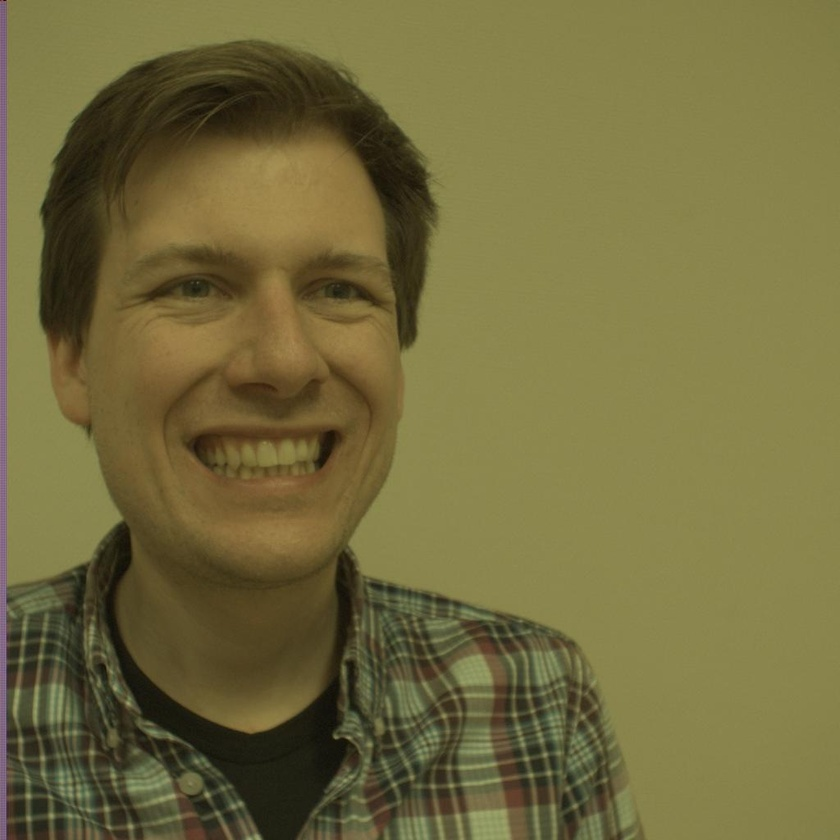
%> input picture Computer Vision Project/code/test/subject1_Left_1.jpg, 840 x 840 px, shrunk from 1024 x 1024 before the run
$ octave --eval "result = k_means_segment(imread('../test/subject1_Left_1.jpg'));"   (GNU Octave 9; MATLAB toolbox functions it lacks are replaced by stand-ins)
%> lines starting %> are read from the running program, lines starting %| are printed output that depends on the picture; in (x1, y1, x2, y2) boxes, pixels count from 0 and x2, y2 are one past the last pixel; in counts of white or black regions, pixels touching at a corner belong together; the program's own positions count from 1
function [segmentedImage] = k_means_segment(im)
% This function is based on the Matlab Example:
%   'Color-Based Segmentation Using K-Means Clustering'
% This example can be opened with the command
%   openExample('images/KMeansSegmentationExample')

%% Convert Image from RGB Color Space to L*a*b* Color Space
lab_face = rgb2lab(im);  % Convert image to L*a*b* color space
%> lab_face: size 840x840x3 double; mean of channels 1, 2, 3 44.8, -3.9, 26.3

%% Classify the Colors in 'a*b*' Space Using K-Means Clustering
ab = lab_face(:,:,2:3);  % Extract tha a*b* values
nrows = size(ab,1);
ncols = size(ab,2);
ab = reshape(ab,nrows*ncols,2);
nColors = 3;             % Skin colour, hair colour, background colour
n = 3;                   % Repeat clustering n times to avoid local minima

% Run k-means clustering algorithm
[cluster_idx, cluster_center]= kmeans(ab,nColors,'Distance', ...
    'sqeuclidean', 'Replicates', n);
%> cluster_center = [-6.84 30.56; 1.97 27.85; -2.04 14.03]

%% Label Every Pixel in the Image Using the Results from KMEANS
pixel_labels = reshape(cluster_idx,nrows,ncols);
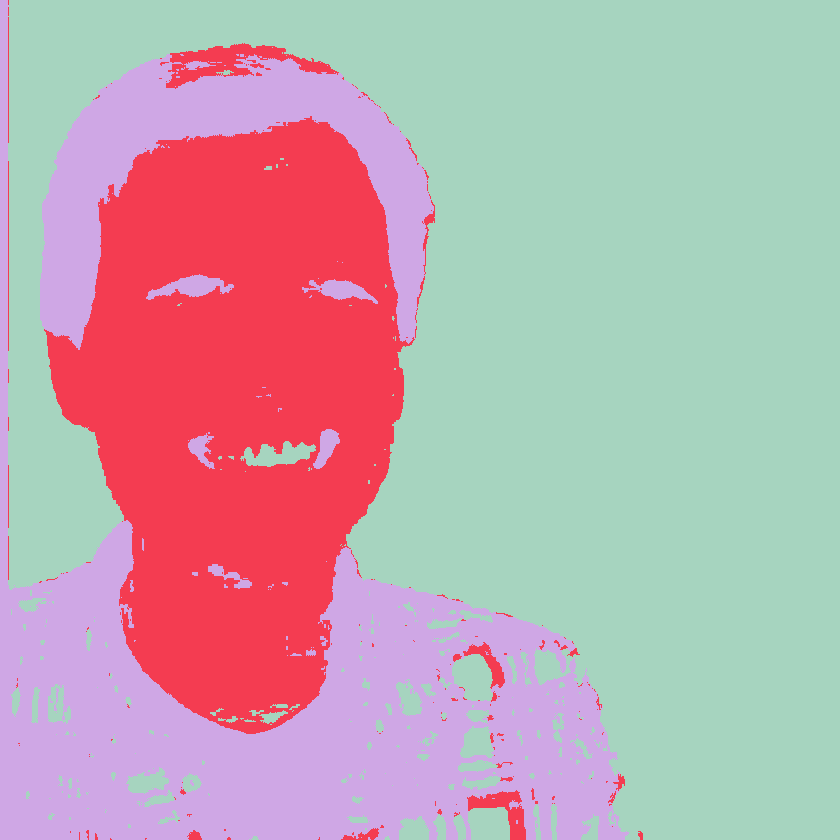
%> pixel_labels: size 840x840 double; 3 distinct labels, from 1 to 3; one colour per label, 0 black
%imshow(pixel_labels,[]), title('image labeled by cluster index');

%% Create Images that Segment the Face Image by Color.
segmented_images = cell(1,nColors);
rgb_label = repmat(pixel_labels,[1 1 3]);
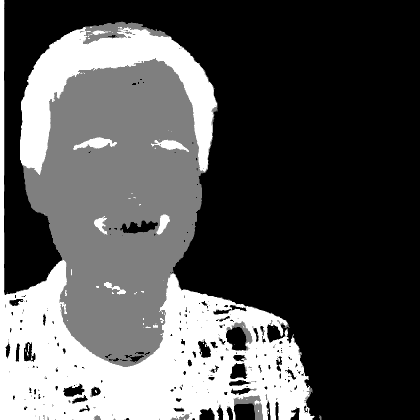
%> rgb_label: size 840x840x3 double (shown at 1/2 size); min 1, max 3, mean 1.66; drawn with min black and max white

for k = 1:nColors
    color = im;
    color(rgb_label ~= k) = 0;
    segmented_images{k} = color;
    %figure;
    %imshow(segmented_images{k}), title(['objects in cluster ' num2str(k)]);
end
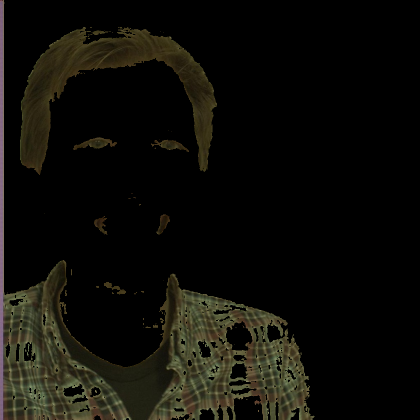
%> color: size 840x840x3 uint8 (shown at 1/2 size); mean R, G, B 14.7, 13.8, 8.9
%> after the loop, segmented_images = 3 items

%% Segment the Face into a Separate Image
% Sort the clusters based on mean values
mean_cluster_value = mean(cluster_center,2);
%> mean_cluster_value = [11.86; 14.91; 5.99]
[~, idx] = sort(mean_cluster_value);
%> idx = [3; 1; 2]
skin_cluster_num = idx(3);
%> skin_cluster_num = 2

L = lab_face(:,:,1);                      % Extract the L* values
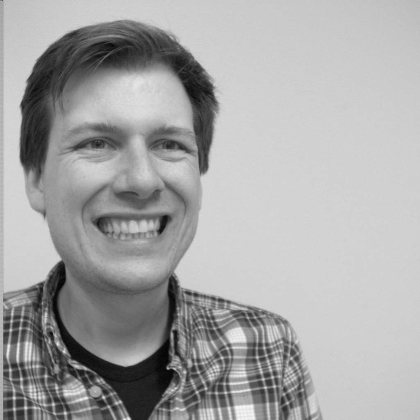
%> L: size 840x840 double (shown at 1/2 size); min 3.71, max 66.6, mean 44.8; drawn with min black and max white
skin_idx = find(pixel_labels == skin_cluster_num);
%> skin_idx = 153239 values from 6721 to 540120
L_skin = L(skin_idx);
is_light_skin = imbinarize(rescale(L_skin));
%> is_light_skin = 153239 logical values, 83726 true

face_labels = repmat(uint8(0),[nrows ncols]);
face_labels(skin_idx(is_light_skin==false)) = 1;
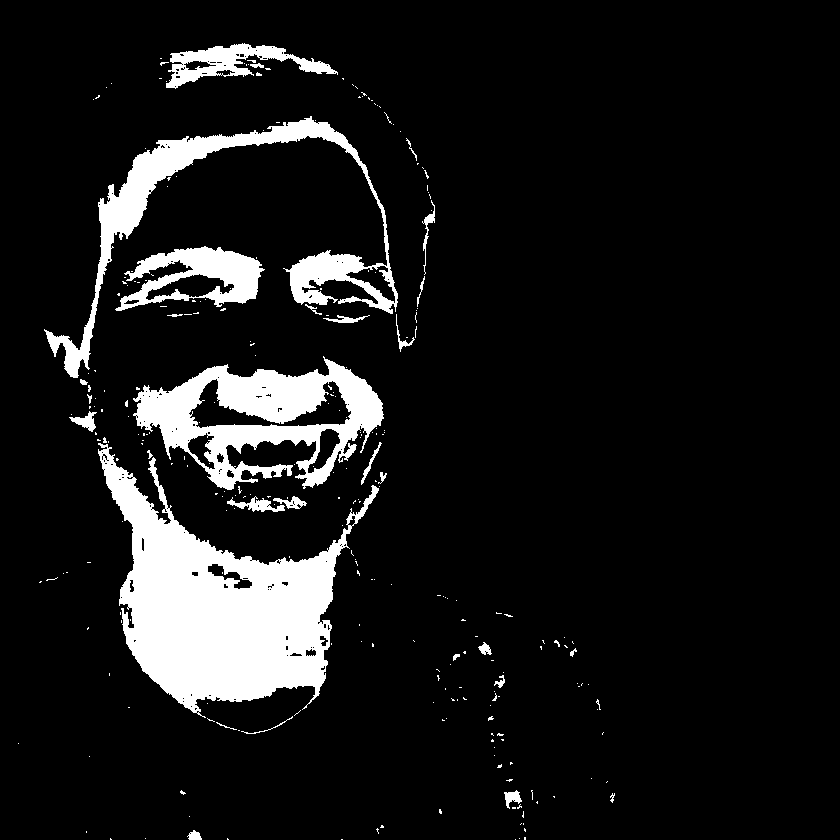
%> face_labels: size 840x840 uint8; values 0 (black) and 1 (white), 9.9% white; 277 white regions (247 under 20 px), largest, box (x1, y1, x2, y2) and area: (98, 443, 379, 718) 31826, (133, 356, 384, 490) 15020, (44, 116, 398, 378) 11839
face_labels = repmat(face_labels,[1 1 3]);

face = im;
%> face is the input picture: size 840x840x3 uint8; mean R, G, B 115.2, 107.6, 62.1
face(face_labels ~= 1) = 0;               % Enhancing face
face_masked = face | segmented_images{3}; % Make binary mask
face_masked = face_masked(:,:,1);         % Resize to two-dimensional
%> face_masked: size 840x840 logical; 32.1% white; 138 white regions (122 under 20 px), largest, box (x1, y1, x2, y2) and area: (0, 0, 629, 840) 148423, (40, 43, 435, 378) 54429, (133, 356, 384, 490) 16072

% Perform morphological operations to isolate the face
% The operations performed here were found by trial-and-error
% They gave generally acceptable results for the different subjects
seed = imerode(face_masked,strel('disk',12));
%> seed: size 840x840 logical; 14.1% white; 36 white regions (14 under 20 px), largest, box (x1, y1, x2, y2) and area: (28, 491, 365, 840) 52731, (51, 56, 424, 349) 31747, (0, 699, 134, 840) 5566
face_masked = imreconstruct(seed,face_masked);
%> face_masked: size 840x840 logical; 31.8% white; 4 white regions, box (x1, y1, x2, y2) and area: (0, 0, 629, 840) 148423, (40, 43, 435, 378) 54429, (133, 356, 384, 490) 16072, (115, 246, 265, 311) 5652
face_masked = imopen(face_masked, strel('disk',10));
%> face_masked: size 840x840 logical; 27.4% white; 13 white regions, largest, box (x1, y1, x2, y2) and area: (0, 479, 470, 840) 111484, (40, 45, 435, 362) 49615, (488, 681, 615, 840) 9471
face_masked = imclose(face_masked, strel('disk',40));
%> face_masked: size 840x840 logical; 35.3% white; 1 white region, box (x1, y1, x2, y2) and area: (0, 45, 625, 840) 248865
seed = imerode(face_masked,strel('disk',24));
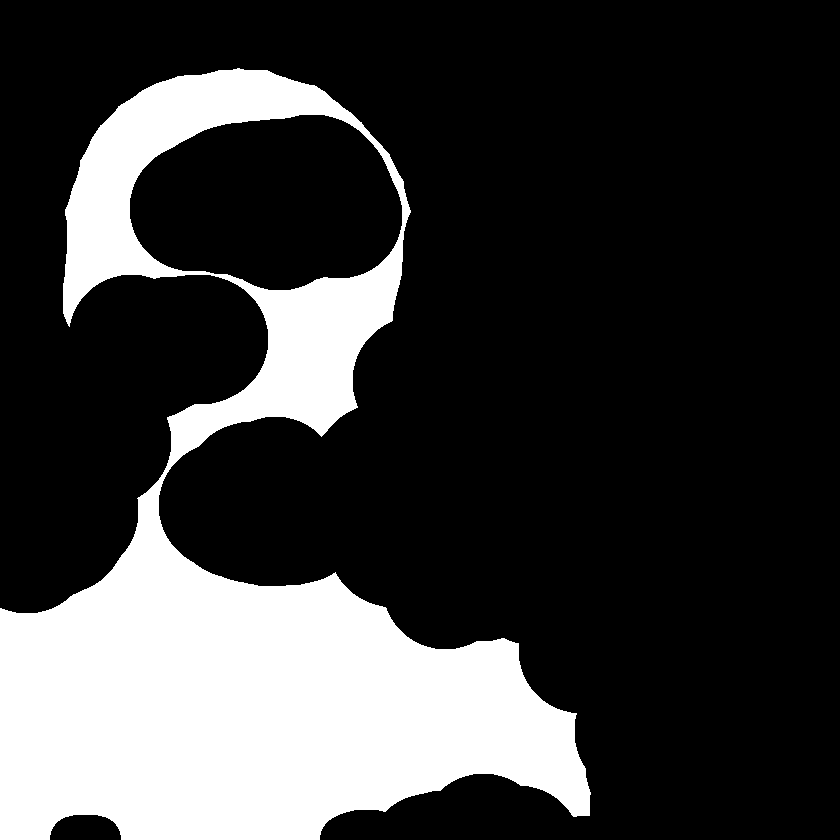
%> seed: size 840x840 logical; 23.6% white; 1 white region, box (x1, y1, x2, y2) and area: (0, 68, 591, 840) 166365
face_masked = imreconstruct(seed,face_masked);
segmentedImage = face_masked;

figure; imshow(face_masked), title('face_b');
end

$ run again, on Computer Vision Project/code/test/subject2_Left_1.jpg
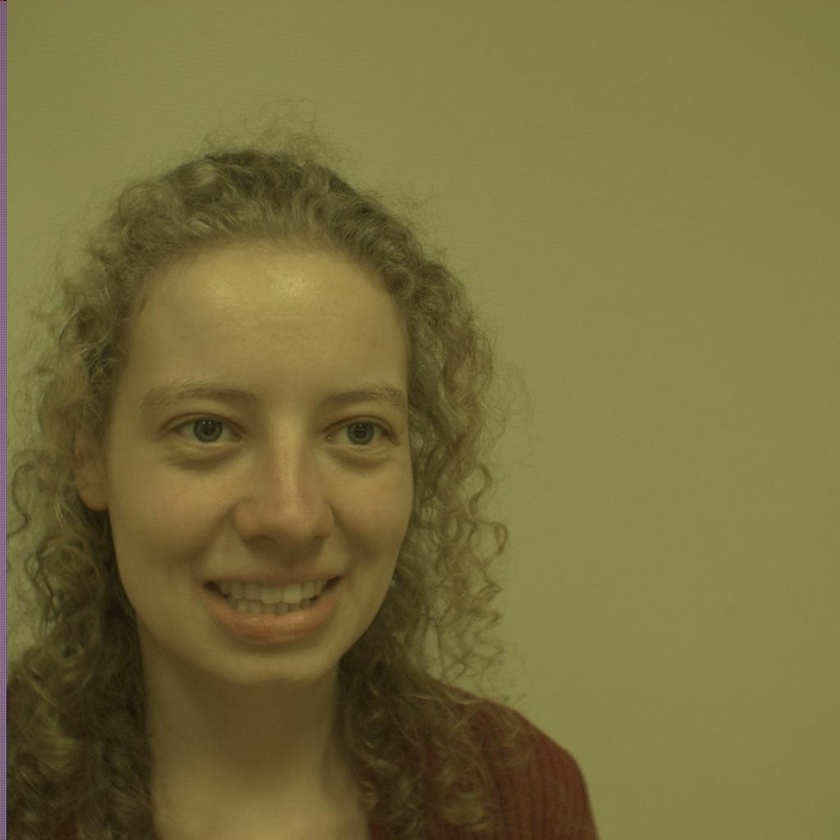
%> input picture Computer Vision Project/code/test/subject2_Left_1.jpg, 840 x 840 px, shrunk from 1024 x 1024 before the run
%> lab_face: size 840x840x3 double; mean of channels 1, 2, 3 46, -3.3, 28.2
%> cluster_center = [-5.47 30.86; 13.71 -7.68; 1.35 22.85]
%> pixel_labels: size 840x840 double; 3 distinct labels, from 1 to 3
%> after the loop in k_means_segment, `for k = 1:nColors`:
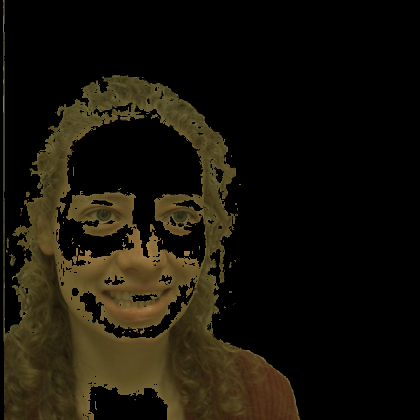
%> color: size 840x840x3 uint8 (shown at 1/2 size); mean R, G, B 24, 19.7, 9.8
%> after the loop in k_means_segment, `for k = 1:nColors`: segmented_images = 3 items
%> mean_cluster_value = [12.69; 3.02; 12.1]
%> idx = [2; 3; 1]
%> skin_cluster_num = 1
%> skin_idx = 495713 values from 6769 to 705600
%> is_light_skin = 495713 logical values, 431619 true
%> in k_means_segment, face is the input picture: size 840x840x3 uint8; mean R, G, B 119.6, 110.1, 61.6
%> in k_means_segment, `seed = imerode(face_masked,strel('disk',24));`:
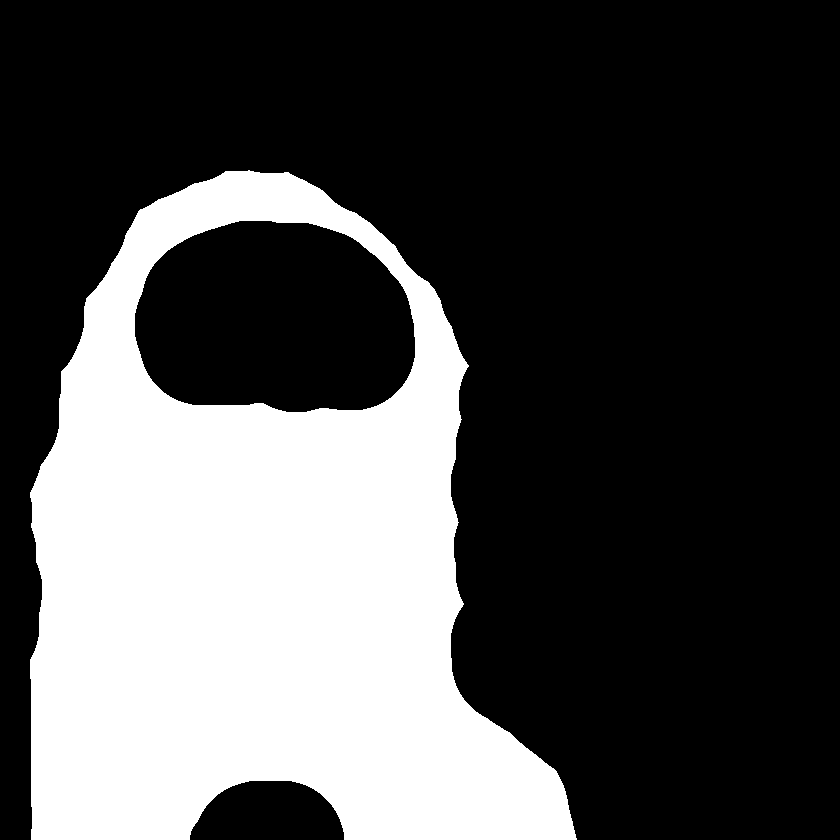
%> seed: size 840x840 logical; 30.3% white; 1 white region, box (x1, y1, x2, y2) and area: (30, 170, 577, 840) 213628

$ run again, on Computer Vision Project/code/test/subject4_Left_1.jpg
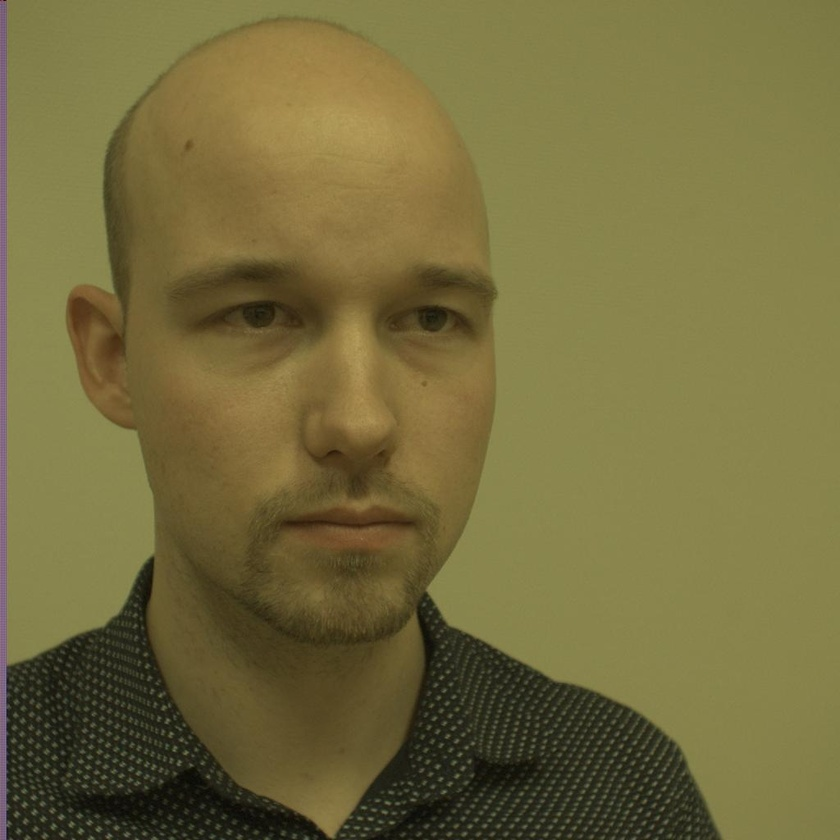
%> input picture Computer Vision Project/code/test/subject4_Left_1.jpg, 840 x 840 px, shrunk from 1024 x 1024 before the run
%> lab_face: size 840x840x3 double; mean of channels 1, 2, 3 44.9, -3.5, 26.8
%> cluster_center = [-6.9 30.46; 1.18 28.8; -2.47 9.03]
%> pixel_labels: size 840x840 double; 3 distinct labels, from 1 to 3
%> after the loop in k_means_segment, `for k = 1:nColors`:
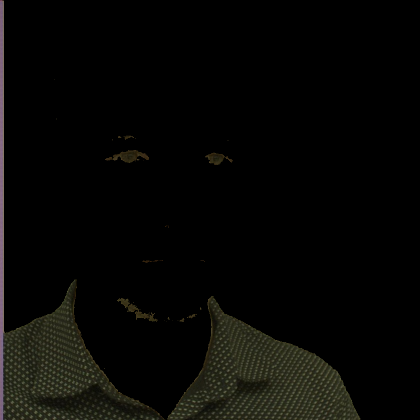
%> color: size 840x840x3 uint8 (shown at 1/2 size); mean R, G, B 7.3, 7.2, 5.1
%> after the loop in k_means_segment, `for k = 1:nColors`: segmented_images = 3 items
%> mean_cluster_value = [11.78; 14.99; 3.28]
%> idx = [3; 1; 2]
%> skin_cluster_num = 2
%> skin_idx = 238463 values from 5881 to 605639
%> is_light_skin = 238463 logical values, 116676 true
%> in k_means_segment, face is the input picture: size 840x840x3 uint8; mean R, G, B 116.4, 107.8, 61.5
%> in k_means_segment, `seed = imerode(face_masked,strel('disk',24));`:
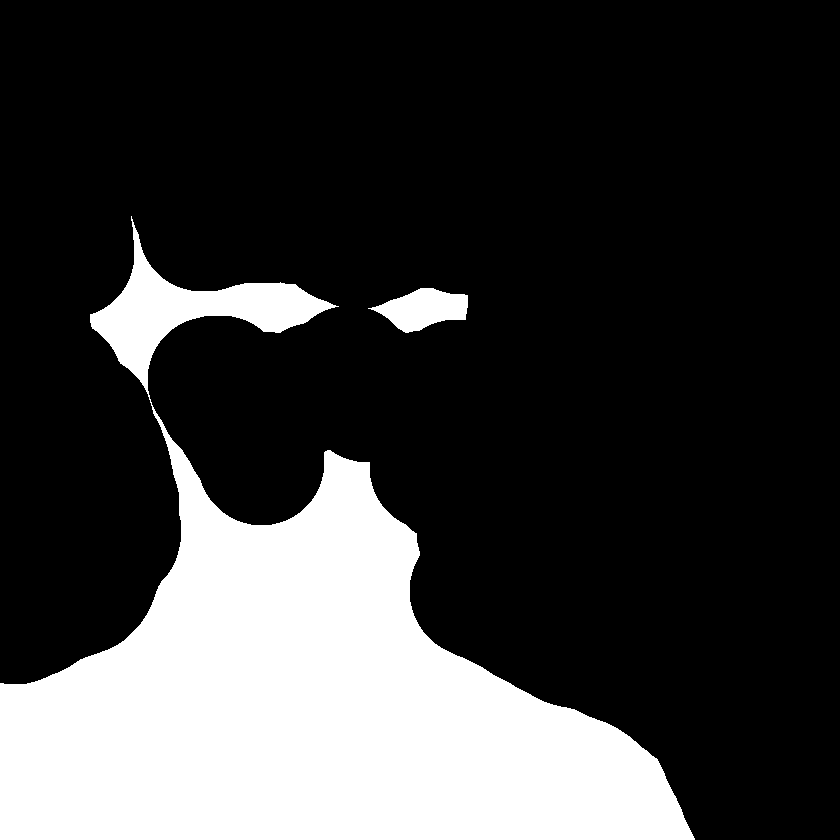
%> seed: size 840x840 logical; 23.6% white; 2 white regions, box (x1, y1, x2, y2) and area: (0, 216, 695, 840) 164057, (368, 288, 468, 333) 2681
